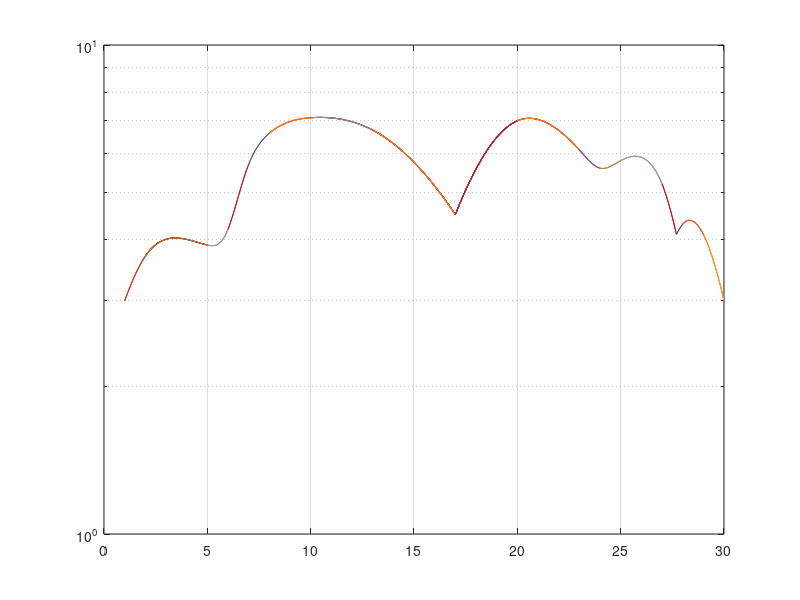

Reproduce this figure in MATLAB.
function ASN6v2()

        %%%%%%%% curve 1 %%%%%%%%%%%%%%%%
        
	        x = [1, 2, 5, 6, 7, 8, 10, 13, 17];
	        a = [3.0, 3.7, 3.9, 4.2, 5.7, 6.6, 7.1, 6.7, 4.5];
	        

	        n = 8;
	        N = n + 1;

	        h = zeros(1,N);
	        alpha = zeros(1, N);
	        l = zeros(1,N);
	        u = zeros(1,N);
	        c = zeros(1,N);

	        b = zeros(1,N);
	        d = zeros(1,N);

	        for i = 1 : n
	            h(i) = x(i + 1) - x(i);
	        end

	        for i = 2: n;
	            alpha(i) = ((3/h(i)) .* (a(i+1) - a(i))) - ((3/h(i-1)) .* (a(i)-a(i-1)));
	        end

	        l(1) = 1;
	        u(1) = 0;
	        z(1) = 0;

	        for i = 2 : n
	            l(i) = 2*(x(i+1) - x(i-1)) - h(i-1) .* u(i-1);
	            u(i) = h(i) / l(i);
	            z(i) = (alpha(i) - h(i-1) .* z(i-1)) / l(i); 
	        end

	        l(N) = 1;
	        z(N) = 0;
	        c(N) = 0;

	        for j = n : -1 : 1
	            c(j) = z(j) - u(j) .* c(j+1);
	            b(j) = (a(j+1) - a(j))./h(j) - h(j) .* (c(j+1) + 2*c(j))/3;
	            d(j) = (c(j+1) - c(j)) ./ (3.*h(j));
	        end

	        % for j = 1:n
	        %     disp('a is: ' );
	        %     disp(a(j));
	        %     disp('b is: ' );
	        %     disp(b(j));
	        %     disp('c is: ' );
	        %     disp(c(j));
	        %     disp('d is: ' );
	        %     disp(d(j));
	        %     disp('*************');
	        % end

	        for i = 1:17
		        	if i <= 2

		        		j = 1;

						y = 1:0.02:2;
						z = a(j) +b(j).*(y - x(j))+c(j).*((y - x(j)).^2) +d(j).*((y - x(j)).^3); 
		                plot (y,z,'r');
		                semilogy(y,z);
		                grid on;
		                hold on;

		                i = 2;

					elseif i > 2 && i <= 5

						j = 2;

						y = 2:0.02:5;
						z = a(j) +b(j).*(y - x(j))+c(j).*((y - x(j)).^2) +d(j).*((y - x(j)).^3); 
		                plot (y,z,'r');
		                semilogy(y,z);
		                grid on;
		                hold on;

		                i = 5;

	                elseif i > 5 && i <= 6

	                	j = 3;

	                	y = 5:0.02:6;
	                	z = a(j) +b(j).*(y - x(j))+c(j).*((y - x(j)).^2) +d(j).*((y - x(j)).^3); 
		                plot (y,z,'r');
		                semilogy(y,z);
		                grid on;
		                hold on;

		                i = 6;

	                elseif i > 6 && i <= 7

	                	j = 4;

	                	y = 6:0.02:7;
	                	z = a(j) +b(j).*(y - x(j))+c(j).*((y - x(j)).^2) +d(j).*((y - x(j)).^3); 
		                plot (y,z,'r');
		                semilogy(y,z);
		                grid on;
		                hold on;

		                i = 7;

	                elseif i > 7 && i <= 8

	                	j = 5;

	                	y = 7:0.02:8;
	                	z = a(j) +b(j).*(y - x(j))+c(j).*((y - x(j)).^2) +d(j).*((y - x(j)).^3); 
		                plot (y,z,'r');
		                semilogy(y,z);
		                grid on;
		                hold on;

		                i = 8;

	                elseif i > 8 && i <= 10

	                	j = 6;

	                	y = 8:0.02:10;
	                	z = a(j) +b(j).*(y - x(j))+c(j).*((y - x(j)).^2) +d(j).*((y - x(j)).^3); 
		                plot (y,z,'r');
		                semilogy(y,z);
		                grid on;
		                hold on;

		                i = 10;

	                elseif i > 10 && i <= 13

	                	j = 7;

	                	y = 10:0.02:13;
	                	z = a(j) +b(j).*(y - x(j))+c(j).*((y - x(j)).^2) +d(j).*((y - x(j)).^3); 
		                plot (y,z,'r');
		                semilogy(y,z);
		                grid on;
		                hold on;

		                i = 13;

	                elseif i > 13 && i <= 17

	                	j = 8;

	                	y = 13:0.02:17;
	                	z = a(j) +b(j).*(y - x(j))+c(j).*((y - x(j)).^2) +d(j).*((y - x(j)).^3); 
		                plot (y,z,'r');
		                semilogy(y,z);
		                grid on;
		                hold on;

		                i = 17;

	                end
	            end

	        %%%%%%%% curve 2 %%%%%%%%%%%%%%%%
        
	        x = [17, 20, 23, 24, 25, 27, 27.7];
	        a = [4.5, 7.0, 6.1, 5.6, 5.8, 5.2, 4.1];
	        FPO = 3.0;
	        FPN = -4.0;

	        n = 6;
	        N = n + 1;

	        h = zeros(1,N);
	        alpha = zeros(1, N);
	        l = zeros(1,N);
	        u = zeros(1,N);
	        c = zeros(1,N);

	        b = zeros(1,N);
	        d = zeros(1,N);

	        for i = 1 : n
	            h(i) = x(i + 1) - x(i);
	        end

	        for i = 2: n;
	            alpha(i) = ((3/h(i)) .* (a(i+1) - a(i))) - ((3/h(i-1)) .* (a(i)-a(i-1)));
	        end

	        l(1) = 1;
	        u(1) = 0;
	        z(1) = 0;

	        for i = 2 : n
	            l(i) = 2*(x(i+1) - x(i-1)) - h(i-1) .* u(i-1);
	            u(i) = h(i) / l(i);
	            z(i) = (alpha(i) - h(i-1) .* z(i-1)) / l(i); 
	        end

	        l(N) = 1;
	        z(N) = 0;
	        c(N) = 0;

	        for j = n : -1 : 1
	            c(j) = z(j) - u(j) .* c(j+1);
	            b(j) = (a(j+1) - a(j))./h(j) - h(j) .* (c(j+1) + 2*c(j))/3;
	            d(j) = (c(j+1) - c(j)) ./ (3.*h(j));
	        end

	        % for j = 1:n
	        %     disp('a is: ' );
	        %     disp(a(j));
	        %     disp('b is: ' );
	        %     disp(b(j));
	        %     disp('c is: ' );
	        %     disp(c(j));
	        %     disp('d is: ' );
	        %     disp(d(j));
	        %     disp('*************');
	        % end

	        for i = 17:28
		        	if i <= 20

		        		j = 1;

						y = 17:0.02:20;
						z = a(j) +b(j).*(y - x(j))+c(j).*((y - x(j)).^2) +d(j).*((y - x(j)).^3); 
		                plot (y,z,'r');
		                semilogy(y,z);
		                grid on;
		                hold on;

		                i = 20;

					elseif i > 20 && i <= 23

						j = 2;

						y = 20:0.02:23;
						z = a(j) +b(j).*(y - x(j))+c(j).*((y - x(j)).^2) +d(j).*((y - x(j)).^3); 
		                plot (y,z,'r');
		                semilogy(y,z);
		                grid on;
		                hold on;

		                i = 23;

	                elseif i > 23 && i <= 24

	                	j = 3;

	                	y = 23:0.02:24;
	                	z = a(j) +b(j).*(y - x(j))+c(j).*((y - x(j)).^2) +d(j).*((y - x(j)).^3); 
		                plot (y,z,'r');
		                semilogy(y,z);
		                grid on;
		                hold on;

		                i = 24;

	                elseif i > 24 && i <= 25

	                	j = 4;

	                	y = 24:0.02:25;
	                	z = a(j) +b(j).*(y - x(j))+c(j).*((y - x(j)).^2) +d(j).*((y - x(j)).^3); 
		                plot (y,z,'r');
		                semilogy(y,z);
		                grid on;
		                hold on;

		                i = 25;

	                elseif i > 25 && i < 27

	                	j = 5;

	                	y = 25:0.02:27;
	                	z = a(j) +b(j).*(y - x(j))+c(j).*((y - x(j)).^2) +d(j).*((y - x(j)).^3); 
		                plot (y,z,'r');
		                semilogy(y,z);
		                grid on;
		                hold on;

		                i = 26;

	                elseif i >= 27 && i <= 27.7

	                	j = 6;

	                	y = 27:0.02:27.7;
	                	z = a(j) +b(j).*(y - x(j))+c(j).*((y - x(j)).^2) +d(j).*((y - x(j)).^3); 
		                plot (y,z,'r');
		                semilogy(y,z);
		                grid on;
		                hold on;

		                i = 28;

	                end
	            end

	        %%%%%%%% curve 3 %%%%%%%%%%%%%%%%
	    
	        x = [27.7, 28, 29, 30];
	        a = [4.1, 4.3, 4.1, 3.0];
	        FPO = 0.33;
	        FPN = -1.5;

	        n = 3;
	        N = n + 1;

	        h = zeros(1,N);
	        alpha = zeros(1, N);
	        l = zeros(1,N);
	        u = zeros(1,N);
	        c = zeros(1,N);

	        b = zeros(1,N);
	        d = zeros(1,N);

	        for i = 1 : n
	            h(i) = x(i + 1) - x(i);
	        end

	        for i = 2: n;
	            alpha(i) = ((3/h(i)) .* (a(i+1) - a(i))) - ((3/h(i-1)) .* (a(i)-a(i-1)));
	        end

	        l(1) = 1;
	        u(1) = 0;
	        z(1) = 0;

	        for i = 2 : n
	            l(i) = 2*(x(i+1) - x(i-1)) - h(i-1) .* u(i-1);
	            u(i) = h(i) / l(i);
	            z(i) = (alpha(i) - h(i-1) .* z(i-1)) / l(i); 
	        end

	        l(N) = 1;
	        z(N) = 0;
	        c(N) = 0;

	        for j = n : -1 : 1
	            c(j) = z(j) - u(j) .* c(j+1);
	            b(j) = (a(j+1) - a(j))./h(j) - h(j) .* (c(j+1) + 2*c(j))/3;
	            d(j) = (c(j+1) - c(j)) ./ (3.*h(j));
	        end

	        % for j = 1:n
	        %     disp('a is: ' );
	        %     disp(a(j));
	        %     disp('b is: ' );
	        %     disp(b(j));
	        %     disp('c is: ' );
	        %     disp(c(j));
	        %     disp('d is: ' );
	        %     disp(d(j));
	        %     disp('*************');
         %    end

         for i = 27.7:30
		        	if i <= 28

		        		j = 1;

						y = 27.7:0.02:28;
						z = a(j) +b(j).*(y - x(j))+c(j).*((y - x(j)).^2) +d(j).*((y - x(j)).^3); 
		                plot (y,z,'r');
		                semilogy(y,z);
		                grid on;
		                hold on;

		                i = 28;

					elseif i > 28 && i <= 29

						j = 2;

						y = 28:0.02:29;
						z = a(j) +b(j).*(y - x(j))+c(j).*((y - x(j)).^2) +d(j).*((y - x(j)).^3); 
		                plot (y,z,'r');
		                semilogy(y,z);
		                grid on;
		                hold on;

		                i = 29;

	                elseif i > 29 && i <= 30

	                	j = 3;

	                	y = 29:0.02:30;
	                	z = a(j) +b(j).*(y - x(j))+c(j).*((y - x(j)).^2) +d(j).*((y - x(j)).^3); 
		                plot (y,z,'r');
		                semilogy(y,z);
		                grid on;
		                hold on;

		                i = 30;

	                elseif i > 24 && i <= 25

	                	j = 4;

	                	y = 24:0.02:25;
	                	z = a(j) +b(j).*(y - x(j))+c(j).*((y - x(j)).^2) +d(j).*((y - x(j)).^3); 
		                plot (y,z,'r');
		                semilogy(y,z);
		                grid on;
		                hold on;

		                i = 25;

	                elseif i > 25 && i <= 27

	                	j = 5;

	                	y = 25:0.02:27;
	                	z = a(j) +b(j).*(y - x(j))+c(j).*((y - x(j)).^2) +d(j).*((y - x(j)).^3); 
		                plot (y,z,'r');
		                semilogy(y,z);
		                grid on;
		                hold on;

		                i = 27;

	                elseif i > 27 && i <= 27.7

	                	j = 6;

	                	y = 27:0.02:27.7;
	                	z = a(j) +b(j).*(y - x(j))+c(j).*((y - x(j)).^2) +d(j).*((y - x(j)).^3); 
		                plot (y,z,'r');
		                semilogy(y,z);
		                grid on;
		                hold on;

		                i = 27.7;
		            end
		        end

